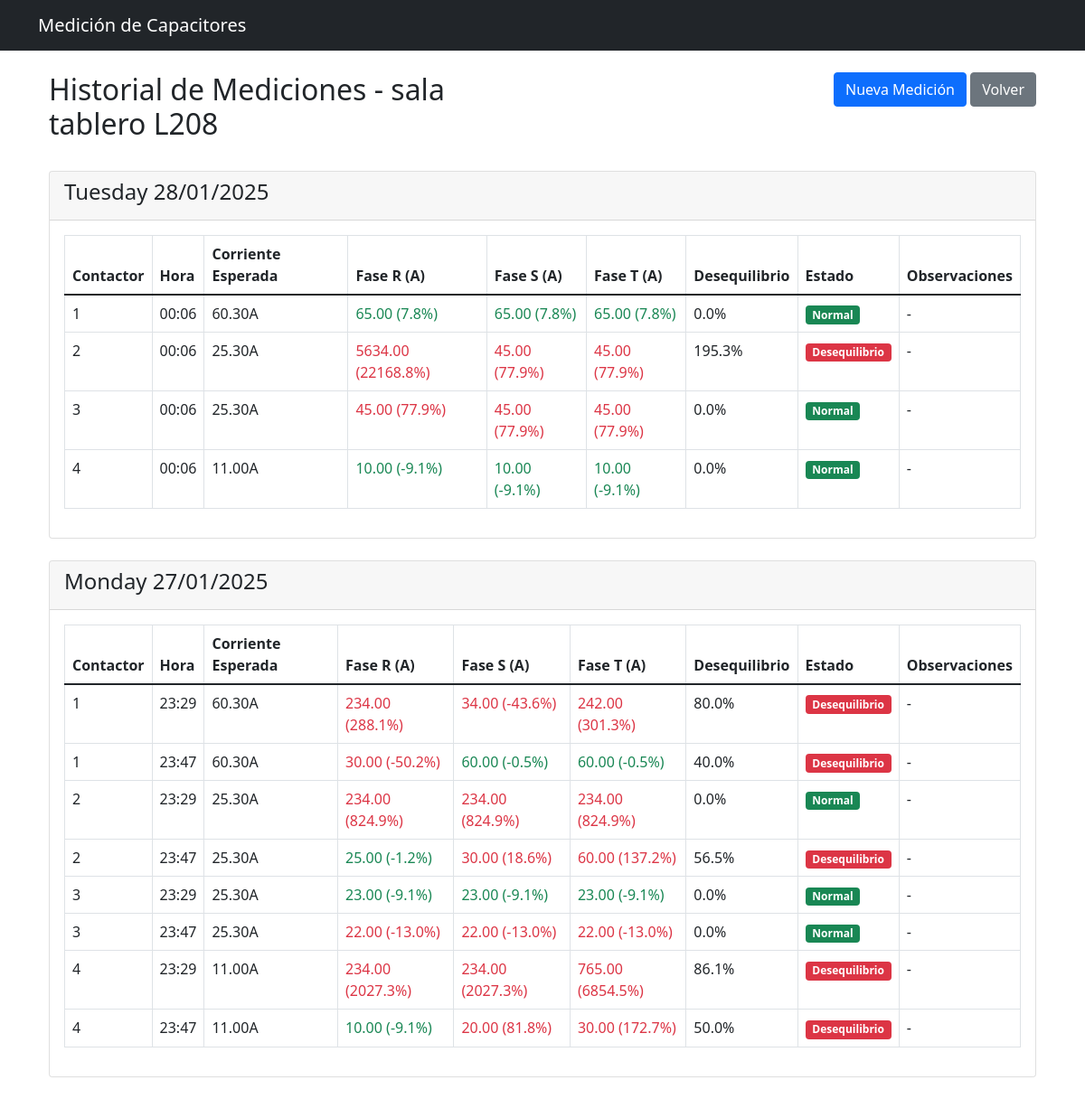
The page /location/3/history/ on the database its author committed.
### plc_address/models.py (models this page shows, shortened)
class Location(models.Model):
    name = models.CharField(max_length=200, verbose_name="Nombre de ubicación")
    description = models.TextField(blank=True, verbose_name="Descripción")
    is_configured = models.BooleanField(default=False, verbose_name="Configuración completada")
    created_at = models.DateTimeField(auto_now_add=True)
    updated_at = models.DateTimeField(auto_now=True)

class Measurement(models.Model):
    contactor = models.ForeignKey(Contactor, on_delete=models.CASCADE, related_name='measurements')
    current_r = models.DecimalField(
        max_digits=10,
        decimal_places=2,
        verbose_name="Corriente R (A)"
    )
    current_s = models.DecimalField(
        max_digits=10,
        decimal_places=2,
        verbose_name="Corriente S (A)"
    )
    current_t = models.DecimalField(
        max_digits=10,
        decimal_places=2,
        verbose_name="Corriente T (A)"
    )
    measurement_date = models.DateTimeField(auto_now_add=True)
    notes = models.TextField(blank=True, null=True, verbose_name="Observaciones")

class Contactor(models.Model):
    location = models.ForeignKey(Location, on_delete=models.CASCADE, related_name='contactors')
    number = models.IntegerField(verbose_name="Número de contactor")
    is_configured = models.BooleanField(default=False, verbose_name="Configuración completada")

### plc_address/views.py (the view)
def measurement_history(request, location_id):
    location = get_object_or_404(Location, id=location_id)
    measurement_dates = Measurement.objects.filter(
        contactor__location=location
    ).dates('measurement_date', 'day', order='DESC')
    measurements_by_date = {}
    for date in measurement_dates:
        daily_measurements = Measurement.objects.filter(
            contactor__location=location,
            measurement_date__date=date
        ).select_related(
            'contactor',
            'contactor__location'
        ).prefetch_related(
            'contactor__capacitors',
            'contactor__capacitors__kvar_value'
        ).order_by('contactor__number')
        measurements_by_date[date] = []
        for measurement in daily_measurements:
            expected_current = sum(cap.kvar_value.amperage for cap in measurement.contactor.capacitors.all())
            currents = [measurement.current_r, measurement.current_s, measurement.current_t]
            avg_current = sum(currents) / 3
            max_deviation = max(abs(c - avg_current) for c in currents)
            phase_unbalance = (max_deviation / avg_current) * 100 if avg_current > 0 else 0
            measurements_by_date[date].append({
                'measurement': measurement,
                'expected_current': expected_current,
                'phase_unbalance': phase_unbalance,
                'unbalance_status': 'success' if phase_unbalance <= 10 else 'danger',
                'deviation_r': ((measurement.current_r - expected_current) / expected_current) * 100,
                'deviation_s': ((measurement.current_s - expected_current) / expected_current) * 100,
                'deviation_t': ((measurement.current_t - expected_current) / expected_current) * 100,
            })
    return render(request, 'capacitors/measurement_history.html', {
        'location': location,
        'measurements_by_date': measurements_by_date
    })

### plc_address/templates/capacitors/measurement_history.html
{% extends 'capacitors/base.html' %}
{% block content %}
<div class="container">
    <div class="row mb-4">
        <div class="col">
            <h2>Historial de Mediciones - {{ location.name }}</h2>
        </div>
        <div class="col text-end">
            <a href="{% url 'measurement-form' location.id %}" class="btn btn-primary">Nueva Medición</a>
            <a href="{% url 'location-list' %}" class="btn btn-secondary">Volver</a>
        </div>
    </div>
    {% if measurements_by_date %}
        {% for date, measurements in measurements_by_date.items %}
        <div class="card mb-4">
            <div class="card-header">
                <h4>{{ date|date:"l d/m/Y" }}</h4>
            </div>
            <div class="card-body">
                <div class="table-responsive">
                    <table class="table table-bordered table-hover">
                        <thead>
                            <tr>
                                <th>Contactor</th>
                                <th>Hora</th>
                                <th>Corriente Esperada</th>
                                <th>Fase R (A)</th>
                                <th>Fase S (A)</th>
                                <th>Fase T (A)</th>
                                <th>Desequilibrio</th>
                                <th>Estado</th>
                                <th>Observaciones</th>
                            </tr>
                        </thead>
                        <tbody>
                            {% for meas in measurements %}
                            <tr>
                                <td>{{ meas.measurement.contactor.number }}</td>
                                <td>{{ meas.measurement.measurement_date|date:"H:i" }}</td>
                                <td>{{ meas.expected_current|floatformat:2 }}A</td>
                                <td class="{% if meas.deviation_r > 10 or meas.deviation_r < -10 %}text-danger{% else %}text-success{% endif %}">
                                    {{ meas.measurement.current_r|floatformat:2 }}
                                    ({{ meas.deviation_r|floatformat:1 }}%)
                                </td>
                                <td class="{% if meas.deviation_s > 10 or meas.deviation_s < -10 %}text-danger{% else %}text-success{% endif %}">
                                    {{ meas.measurement.current_s|floatformat:2 }}
                                    ({{ meas.deviation_s|floatformat:1 }}%)
                                </td>
                                <td class="{% if meas.deviation_t > 10 or meas.deviation_t < -10 %}text-danger{% else %}text-success{% endif %}">
                                    {{ meas.measurement.current_t|floatformat:2 }}
                                    ({{ meas.deviation_t|floatformat:1 }}%)
                                </td>
                                <td>{{ meas.phase_unbalance|floatformat:1 }}%</td>
                                <td>
                                    <span class="badge bg-{{ meas.unbalance_status }}">
                                        {% if meas.phase_unbalance <= 10 %}Normal{% else %}Desequilibrio{% endif %}
                                    </span>
                                </td>
                                <td>{{ meas.measurement.notes|default:"-" }}</td>
                            </tr>
                            {% endfor %}
                        </tbody>
                    </table>
                </div>
            </div>
        </div>
        {% endfor %}
    {% else %}
        <div class="alert alert-info">
            No hay mediciones registradas para esta ubicación.
        </div>
    {% endif %}
</div>
{% endblock %}

### rows shown on the page
Location: name "sala tablero L208"
Measurement: measurement.contactor.number "1", measurement.measurement_date "00:06", expected_current "60.30", measurement.current_r "65.00", deviation_r "7.8", measurement.current_s "65.00", deviation_s "7.8", measurement.current_t "65.00", deviation_t "7.8", phase_unbalance "0.0", shows "Normal", measurement.notes "-"
Measurement: measurement.contactor.number "2", measurement.measurement_date "00:06", expected_current "25.30", measurement.current_r "5634.00", deviation_r "22168.8", measurement.current_s "45.00", deviation_s "77.9", measurement.current_t "45.00", deviation_t "77.9", phase_unbalance "195.3", shows "Desequilibrio", measurement.notes "-"
Measurement: measurement.contactor.number "3", measurement.measurement_date "00:06", expected_current "25.30", measurement.current_r "45.00", deviation_r "77.9", measurement.current_s "45.00", deviation_s "77.9", measurement.current_t "45.00", deviation_t "77.9", phase_unbalance "0.0", shows "Normal", measurement.notes "-"
Measurement: measurement.contactor.number "4", measurement.measurement_date "00:06", expected_current "11.00", measurement.current_r "10.00", deviation_r "-9.1", measurement.current_s "10.00", deviation_s "-9.1", measurement.current_t "10.00", deviation_t "-9.1", phase_unbalance "0.0", shows "Normal", measurement.notes "-"
Measurement: measurement.contactor.number "1", measurement.measurement_date "23:29", expected_current "60.30", measurement.current_r "234.00", deviation_r "288.1", measurement.current_s "34.00", deviation_s "-43.6", measurement.current_t "242.00", deviation_t "301.3", phase_unbalance "80.0", shows "Desequilibrio", measurement.notes "-"
Measurement: measurement.contactor.number "1", measurement.measurement_date "23:47", expected_current "60.30", measurement.current_r "30.00", deviation_r "-50.2", measurement.current_s "60.00", deviation_s "-0.5", measurement.current_t "60.00", deviation_t "-0.5", phase_unbalance "40.0", shows "Desequilibrio", measurement.notes "-"
Measurement: measurement.contactor.number "2", measurement.measurement_date "23:29", expected_current "25.30", measurement.current_r "234.00", deviation_r "824.9", measurement.current_s "234.00", deviation_s "824.9", measurement.current_t "234.00", deviation_t "824.9", phase_unbalance "0.0", shows "Normal", measurement.notes "-"
Measurement: measurement.contactor.number "2", measurement.measurement_date "23:47", expected_current "25.30", measurement.current_r "25.00", deviation_r "-1.2", measurement.current_s "30.00", deviation_s "18.6", measurement.current_t "60.00", deviation_t "137.2", phase_unbalance "56.5", shows "Desequilibrio", measurement.notes "-"
Measurement: measurement.contactor.number "3", measurement.measurement_date "23:29", expected_current "25.30", measurement.current_r "23.00", deviation_r "-9.1", measurement.current_s "23.00", deviation_s "-9.1", measurement.current_t "23.00", deviation_t "-9.1", phase_unbalance "0.0", shows "Normal", measurement.notes "-"
Measurement: measurement.contactor.number "3", measurement.measurement_date "23:47", expected_current "25.30", measurement.current_r "22.00", deviation_r "-13.0", measurement.current_s "22.00", deviation_s "-13.0", measurement.current_t "22.00", deviation_t "-13.0", phase_unbalance "0.0", shows "Normal", measurement.notes "-"
Measurement: measurement.contactor.number "4", measurement.measurement_date "23:29", expected_current "11.00", measurement.current_r "234.00", deviation_r "2027.3", measurement.current_s "234.00", deviation_s "2027.3", measurement.current_t "765.00", deviation_t "6854.5", phase_unbalance "86.1", shows "Desequilibrio", measurement.notes "-"
Measurement: measurement.contactor.number "4", measurement.measurement_date "23:47", expected_current "11.00", measurement.current_r "10.00", deviation_r "-9.1", measurement.current_s "20.00", deviation_s "81.8", measurement.current_t "30.00", deviation_t "172.7", phase_unbalance "50.0", shows "Desequilibrio", measurement.notes "-"

### other values the page prints
{{ date|date:"l d/m/Y" }} "Tuesday 28/01/2025" "Monday 27/01/2025"
